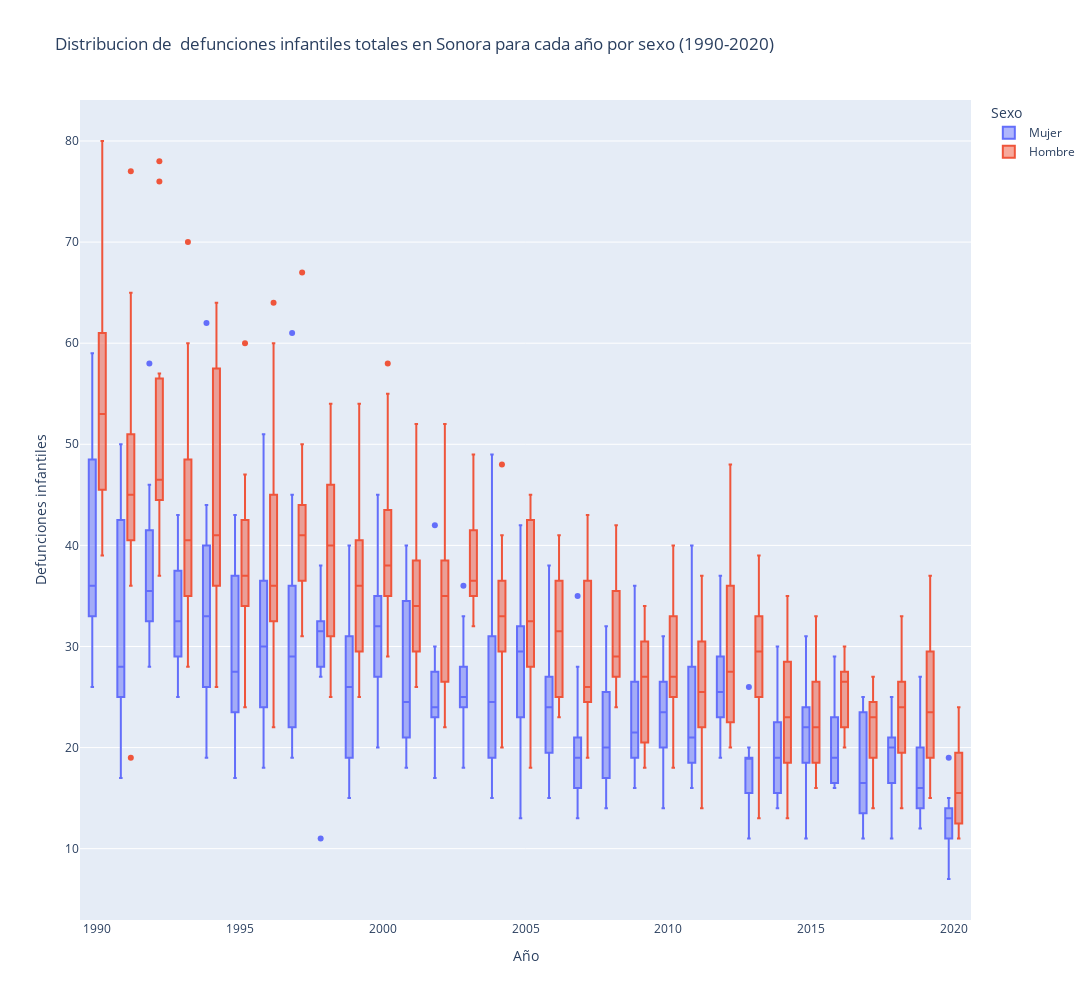

Here is the notebook cell this chart was saved with:
### Code cell
#BoxPlot comparativo de defunciones infantiles
dff = pd.melt(defunciones_infantiles_clean, id_vars=['Año', 'Mes'], value_vars=['defunciones_infantiles_mujer', 'defunciones_infantiles_hombre'], var_name='Sexo')
fig = px.box(dff, x="Año", y="value", color='Sexo', 
             title='Distribucion de  defunciones infantiles totales en Sonora para cada año por sexo (1990-2020)',
                labels={'value' : 'Defunciones infantiles'},
                width=1200, height=1000)
newnames = {'defunciones_infantiles_mujer':'Mujer', 'defunciones_infantiles_hombre': 'Hombre'}
fig.for_each_trace(lambda t: t.update(name = newnames[t.name],
                                      legendgroup = newnames[t.name],
                                      hovertemplate = t.hovertemplate.replace(t.name, newnames[t.name])
                                     )
                  )
fig.show()

### Figure 1 — Plotly figure (JSON) as saved in the notebook; plotly's stock layout.template omitted (floating-point values rounded to 4 significant figures; data arrays with more than 128 entries replaced by an {"elided": "..."} marker saying what was removed)
{"data": [{"alignmentgroup": "True", "hovertemplate": "Sexo=Mujer<br>Año=%{x}<br>Defunciones infantiles=%{y}<extra></extra>", "legendgroup": "Mujer", "marker": {"color": "#636efa"}, "name": "Mujer", "notched": false, "offsetgroup": "defunciones_infantiles_mujer", "orientation": "v", "showlegend": true, "type": "box", "x": {"elided": "372 int values"}, "x0": " ", "xaxis": "x", "y": {"elided": "372 int values"}, "y0": " ", "yaxis": "y"}, {"alignmentgroup": "True", "hovertemplate": "Sexo=Hombre<br>Año=%{x}<br>Defunciones infantiles=%{y}<extra></extra>", "legendgroup": "Hombre", "marker": {"color": "#EF553B"}, "name": "Hombre", "notched": false, "offsetgroup": "defunciones_infantiles_hombre", "orientation": "v", "showlegend": true, "type": "box", "x": {"elided": "372 int values"}, "x0": " ", "xaxis": "x", "y": {"elided": "372 int values"}, "y0": " ", "yaxis": "y"}], "layout": {"boxmode": "group", "height": 1000, "legend": {"title": {"text": "Sexo"}, "tracegroupgap": 0}, "title": {"text": "Distribucion de  defunciones infantiles totales en Sonora para cada año por sexo (1990-2020)"}, "width": 1200, "xaxis": {"anchor": "y", "domain": [0, 1], "title": {"text": "Año"}}, "yaxis": {"anchor": "x", "domain": [0, 1], "title": {"text": "Defunciones infantiles"}}}}
